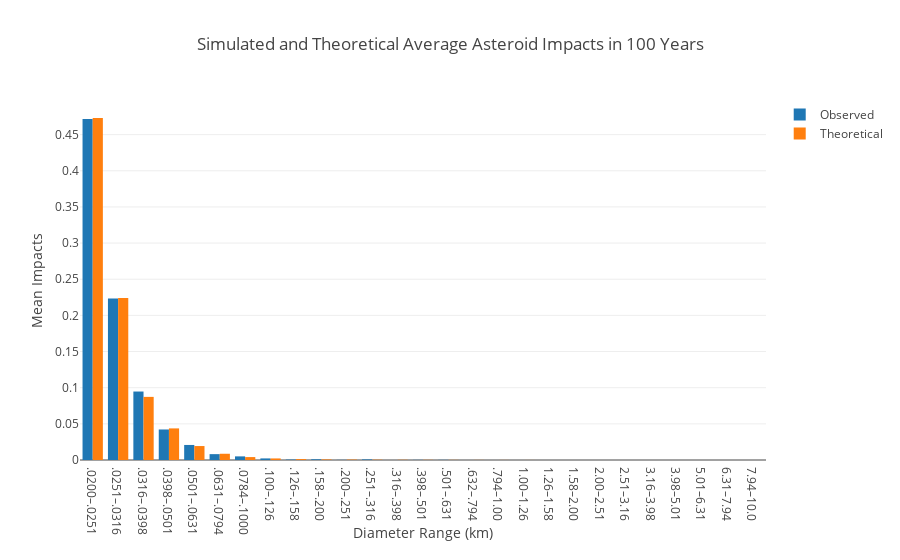

The notebook cell this image was saved under:
### Markdown cell above
If we take the average value across the 10,000 simulations, we come up with an estimated number of impacts per human lifetime. The estimated number from the simluations should be close to `lambda` for each impact frequency as `lambda` is the expected number of impacts (in other words, the most likely number of impacts).

We can plot both the expected number of impacts and the average number of impacts from the simulations.

### Code cell
impact_df = pd.DataFrame(impacts, columns=df['range_diameter'])
plot_mean_data_and_expected(impact_df, lambdas, years, ds=df['range_diameter'], log=False)

### Figure 1 — Plotly figure (JSON) as saved in the notebook; plotly's stock layout.template omitted (floating-point values rounded to 4 significant figures)
{"data": [{"name": "Observed", "type": "bar", "uid": "114aaa77-9b33-4c7d-8ff2-352d19897a4e", "x": [".0200–.0251", ".0251–.0316", ".0316–.0398", ".0398–.0501", ".0501–.0631", ".0631–.0794", ".0784–.1000", ".100–.126", ".126–.158", ".158–.200", ".200–.251", ".251–.316", ".316–.398", ".398–.501", ".501–.631", ".632–.794", ".794–1.00", "1.00–1.26", "1.26–1.58", "1.58–2.00", "2.00–2.51", "2.51–3.16", "3.16–3.98", "3.98–5.01", "5.01–6.31", "6.31–7.94", "7.94–10.0"], "y": [0.4716, 0.2234, 0.0947, 0.0422, 0.0208, 0.0081, 0.005, 0.0022, 0.0006, 0.001, 0.0002, 0.0008, 0, 0.0002, 0.0002, 0, 0, 0, 0, 0, 0, 0, 0, 0, 0, 0, 0]}, {"name": "Theoretical", "type": "bar", "uid": "e13c8bc4-05ec-454f-bfbd-6241364b1579", "x": [".0200–.0251", ".0251–.0316", ".0316–.0398", ".0398–.0501", ".0501–.0631", ".0631–.0794", ".0784–.1000", ".100–.126", ".126–.158", ".158–.200", ".200–.251", ".251–.316", ".316–.398", ".398–.501", ".501–.631", ".632–.794", ".794–1.00", "1.00–1.26", "1.26–1.58", "1.58–2.00", "2.00–2.51", "2.51–3.16", "3.16–3.98", "3.98–5.01", "5.01–6.31", "6.31–7.94", "7.94–10.0"], "y": [0.473, 0.224, 0.0873, 0.0437, 0.0193, 0.00863, 0.00402, 0.00216, 0.00124, 0.000777, 0.000561, 0.000408, 0.000295, 0.00023, 0.000168, 0.000124, 8.76e-05, 5.11e-05, 3.87e-05, 2.67e-05, 1.65e-05, 9.1e-06, 6.11e-06, 3.39e-06, 2.03e-06, 3.37e-07, 3.35e-07]}], "layout": {"margin": {"b": 100}, "title": {"text": "Simulated and Theoretical Average Asteroid Impacts in 100 Years"}, "xaxis": {"title": {"text": "Diameter Range (km)"}}, "yaxis": {"title": {"text": "Mean Impacts"}, "type": "linear"}}}
